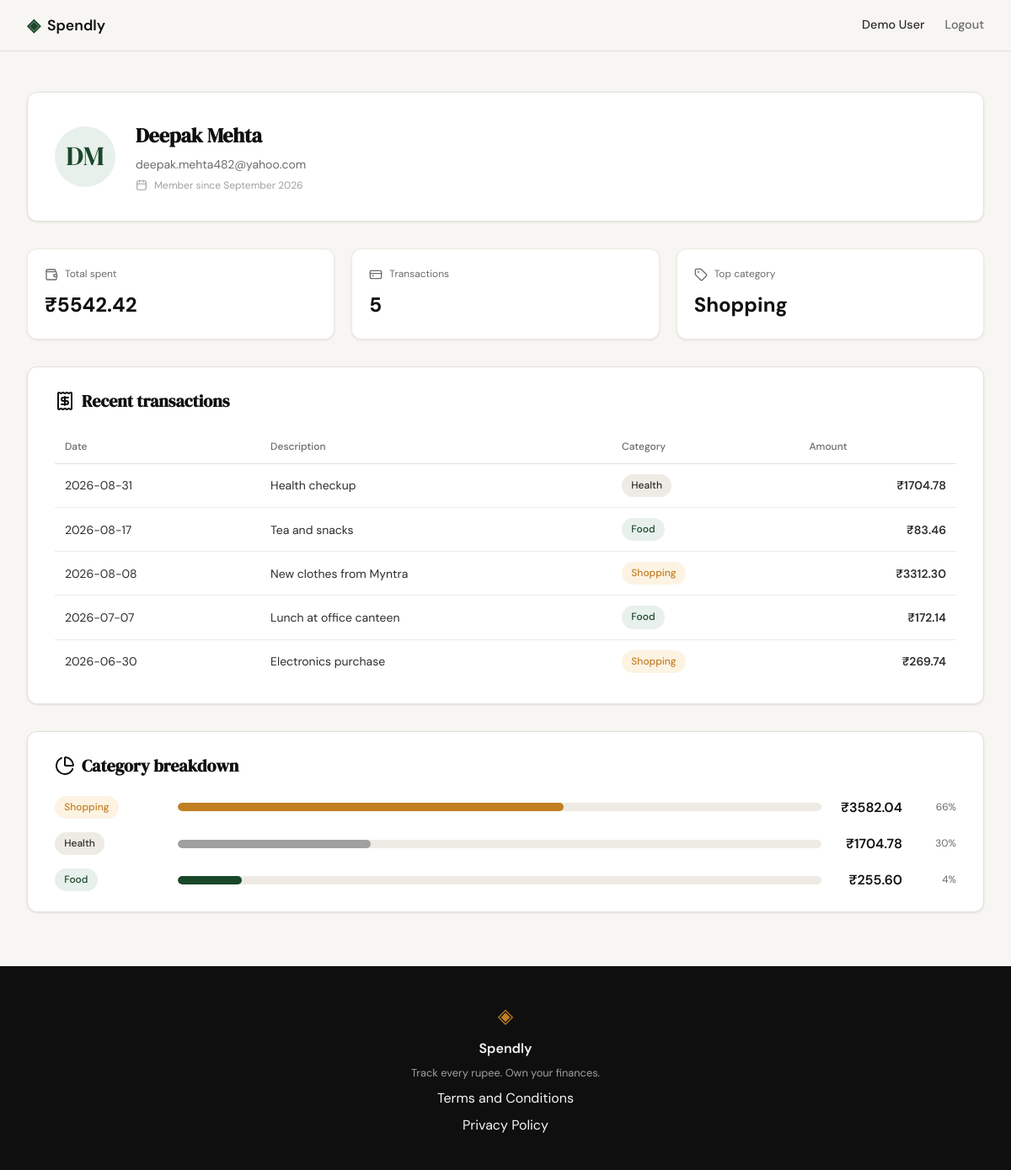
Screenshot of /profile (signed in) with the database file from the repository.
### tables this page shows
CREATE TABLE users (
            id            INTEGER PRIMARY KEY AUTOINCREMENT,
            name          TEXT NOT NULL,
            email         TEXT UNIQUE NOT NULL,
            password_hash TEXT NOT NULL,
            created_at    TEXT DEFAULT (datetime('now'))
        );

CREATE TABLE expenses (
            id          INTEGER PRIMARY KEY AUTOINCREMENT,
            user_id     INTEGER NOT NULL,
            amount      REAL NOT NULL,
            category    TEXT NOT NULL,
            date        TEXT NOT NULL,
            description TEXT,
            created_at  TEXT DEFAULT (datetime('now')),
            FOREIGN KEY (user_id) REFERENCES users (id)
        );

### app.py (the view)
@app.route("/profile")
def profile():
    if not session.get("user_id"):
        return redirect(url_for("login"))
    user_id = session["user_id"]
    user, stats = build_profile_summary(user_id)
    transactions = build_transaction_history(user_id)
    categories = build_category_breakdown(user_id)
    return render_template(
        "profile.html",
        user=user,
        stats=stats,
        transactions=transactions,
        categories=categories,
    )

### app.py (called while the page is built)
def build_transaction_history(user_id):
    rows = get_recent_expenses(user_id, limit=10)
    return [
        {
            "date": row["date"],
            "description": row["description"],
            "category": row["category"],
            "amount": f"₹{row['amount']:.2f}",
        }
        for row in rows
    ]

def build_profile_summary(user_id):
    user_row = get_user_by_id(user_id)
    stats_data = get_expense_stats(user_id)
    initials = "".join(part[0].upper() for part in user_row["name"].split()[:2])
    created_at = datetime.strptime(user_row["created_at"][:10], "%Y-%m-%d")
    member_since = created_at.strftime("%B %Y")
    user = {
        "name": user_row["name"],
        "email": user_row["email"],
        "initials": initials,
        "member_since": member_since,
    }
    stats = {
        "total_spent": f"₹{stats_data['total_spent']:.2f}",
        "transaction_count": stats_data["transaction_count"],
        "top_category": stats_data["top_category"] or "—",
    }
    return user, stats

def build_category_breakdown(user_id):
    rows = get_category_totals(user_id)
    if not rows:
        return []
    grand_total = sum(row["total"] for row in rows)
    if grand_total <= 0:
        return []
    percents = [int((row["total"] / grand_total) * 100) for row in rows]
    remainder = 100 - sum(percents)
    percents[0] += remainder
    categories = []
    for row, percent in zip(rows, percents):
        width_class = max(10, (percent // 10) * 10)
        categories.append({
            "name": row["category"],
            "total": f"₹{row['total']:.2f}",
            "percent": percent,
            "width_class": width_class,
        })
    return categories

### database/db.py (called while the page is built)
def get_db():
    conn = sqlite3.connect(DB_PATH)
    conn.row_factory = sqlite3.Row
    conn.execute("PRAGMA foreign_keys = ON")
    return conn

def get_user_by_id(user_id):
    conn = get_db()
    row = conn.execute(
        "SELECT * FROM users WHERE id = ?",
        (user_id,),
    ).fetchone()
    conn.close()
    return row

def get_recent_expenses(user_id, limit=10):
    conn = get_db()
    rows = conn.execute(
        "SELECT date, description, category, amount "
        "FROM expenses WHERE user_id = ? "
        "ORDER BY date DESC, id DESC "
        "LIMIT ?",
        (user_id, limit),
    ).fetchall()
    conn.close()
    return [dict(row) for row in rows]

### templates/profile.html (shortened to what this page needs)
{% extends "base.html" %}
{% block head %}
<link rel="stylesheet" href="{{ url_for('static', filename='css/profile.css') }}">
{% endblock %}
{% block content %}
<section class="profile-section">
    <div class="profile-container">
        <div class="profile-card">
            <div class="profile-avatar">{{ user.initials }}</div>
            <div class="profile-info">
                <h1 class="profile-name">{{ user.name }}</h1>
                <p class="profile-email">{{ user.email }}</p>
                <p class="profile-member-since"><i data-lucide="calendar"></i> Member since {{ user.member_since }}</p>
            </div>
        </div>
        <div class="profile-stats">
            <div class="profile-stat">
                <div class="profile-stat-head">
                    <i data-lucide="wallet"></i>
                    <span class="profile-stat-label">Total spent</span>
                </div>
                <span class="profile-stat-value">{{ stats.total_spent }}</span>
            </div>
            <div class="profile-stat">
                <div class="profile-stat-head">
                    <i data-lucide="credit-card"></i>
                    <span class="profile-stat-label">Transactions</span>
                </div>
                <span class="profile-stat-value">{{ stats.transaction_count }}</span>
            </div>
            <div class="profile-stat">
                <div class="profile-stat-head">
                    <i data-lucide="tag"></i>
                    <span class="profile-stat-label">Top category</span>
                </div>
                <span class="profile-stat-value">{{ stats.top_category }}</span>
            </div>
        </div>
        <div class="profile-panel">
            <h2 class="profile-panel-title"><i data-lucide="receipt"></i> Recent transactions</h2>
            <table class="table">
                <thead>
                    <tr>
                        <th>Date</th>
                        <th>Description</th>
                        <th>Category</th>
                        <th class="table-amount-col">Amount</th>
                    </tr>
                </thead>
                <tbody>
                    {% for tx in transactions %}
                    <tr>
                        <td>{{ tx.date }}</td>
                        <td>{{ tx.description }}</td>
                        <td><span class="badge badge-{{ tx.category|lower }}">{{ tx.category }}</span></td>
                        <td class="table-amount-col">{{ tx.amount }}</td>
                    </tr>
                    {% endfor %}
                </tbody>
            </table>
        </div>
        <div class="profile-panel">
            <h2 class="profile-panel-title"><i data-lucide="pie-chart"></i> Category breakdown</h2>
            <div class="cat-breakdown">
                {% for cat in categories %}
                <div class="cat-row">
                    <span class="badge badge-{{ cat.name|lower }} cat-label">{{ cat.name }}</span>
                    <div class="cat-bar-track">
                        <div class="cat-bar cat-bar-{{ cat.name|lower }} bar-w-{{ cat.width_class }}"></div>
                    </div>
                    <span class="cat-total">{{ cat.total }}</span>
                    <span class="cat-percent">{{ cat.percent }}%</span>
                </div>
                {% endfor %}
            </div>
        </div>
    </div>
</section>
{% endblock %}

### static/css/style.css (style rules this page uses)
:root { --ink: #0f0f0f; --ink-soft: #2d2d2d; --ink-muted: #6b6b6b; --ink-faint: #a0a0a0; --paper: #f7f6f3; --paper-warm: #f0ede6; --paper-card: #ffffff; --accent: #1a472a; --accent-light: #e8f0eb; --accent-2: #c17f24; --accent-2-light: #fdf3e3; --danger: #c0392b; --danger-light: #fdecea; --border: #e4e1da; --border-soft: #eeebe4; --font-display: 'DM Serif Display', Georgia, serif; --font-body: 'DM Sans', system-ui, sans-serif; --max-width: 1200px; --auth-width: 440px; --radius-sm: 6px; --radius-md: 12px; --radius-lg: 20px; }
*, *::before, *::after { box-sizing: border-box; margin: 0; padding: 0; }
html { font-size: 16px; scroll-behavior: smooth; }
body { background: var(--paper); color: var(--ink); font-family: var(--font-body); font-size: 1rem; line-height: 1.6; -webkit-font-smoothing: antialiased; }

### rows the page displays
users: name "Deepak Mehta", email "deepak.mehta482@yahoo.com"
expenses: date "2026-08-31", description "Health checkup", category "Health", amount "₹1704.78"
expenses: date "2026-08-17", description "Tea and snacks", category "Food", amount "₹83.46"
expenses: date "2026-08-08", description "New clothes from Myntra", category "Shopping", amount "₹3312.30"
expenses: date "2026-07-07", description "Lunch at office canteen", category "Food", amount "₹172.14"
expenses: date "2026-06-30", description "Electronics purchase", category "Shopping", amount "₹269.74"

### other values shown
{{ user.initials }} "DM"
{{ user.member_since }} "September 2026"
{{ stats.total_spent }} "₹5542.42"
{{ stats.transaction_count }} "5"
{{ stats.top_category }} "Shopping"
{{ cat.name }} "Shopping" "Health" "Food"
{{ cat.total }} "₹3582.04" "₹1704.78" "₹255.60"
{{ cat.percent }} "66" "30" "4"
